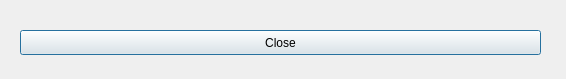
<?xml version="1.0" encoding="UTF-8"?>
<ui version="4.0">
 <class>Dialog</class>
 <widget class="QDialog" name="Dialog">
  <property name="geometry">
   <rect>
    <x>0</x>
    <y>0</y>
    <width>566</width>
    <height>79</height>
   </rect>
  </property>
  <property name="windowTitle">
   <string>Dialog</string>
  </property>
  <widget class="QPushButton" name="pushButton">
   <property name="geometry">
    <rect>
     <x>20</x>
     <y>30</y>
     <width>521</width>
     <height>25</height>
    </rect>
   </property>
   <property name="text">
    <string>Close</string>
   </property>
  </widget>
 </widget>
 <resources/>
 <connections>
  <connection>
   <sender>pushButton</sender>
   <signal>clicked()</signal>
   <receiver>Dialog</receiver>
   <slot>accept()</slot>
   <hints>
    <hint type="sourcelabel">
     <x>167</x>
     <y>45</y>
    </hint>
    <hint type="destinationlabel">
     <x>217</x>
     <y>200</y>
    </hint>
   </hints>
  </connection>
 </connections>
</ui>
